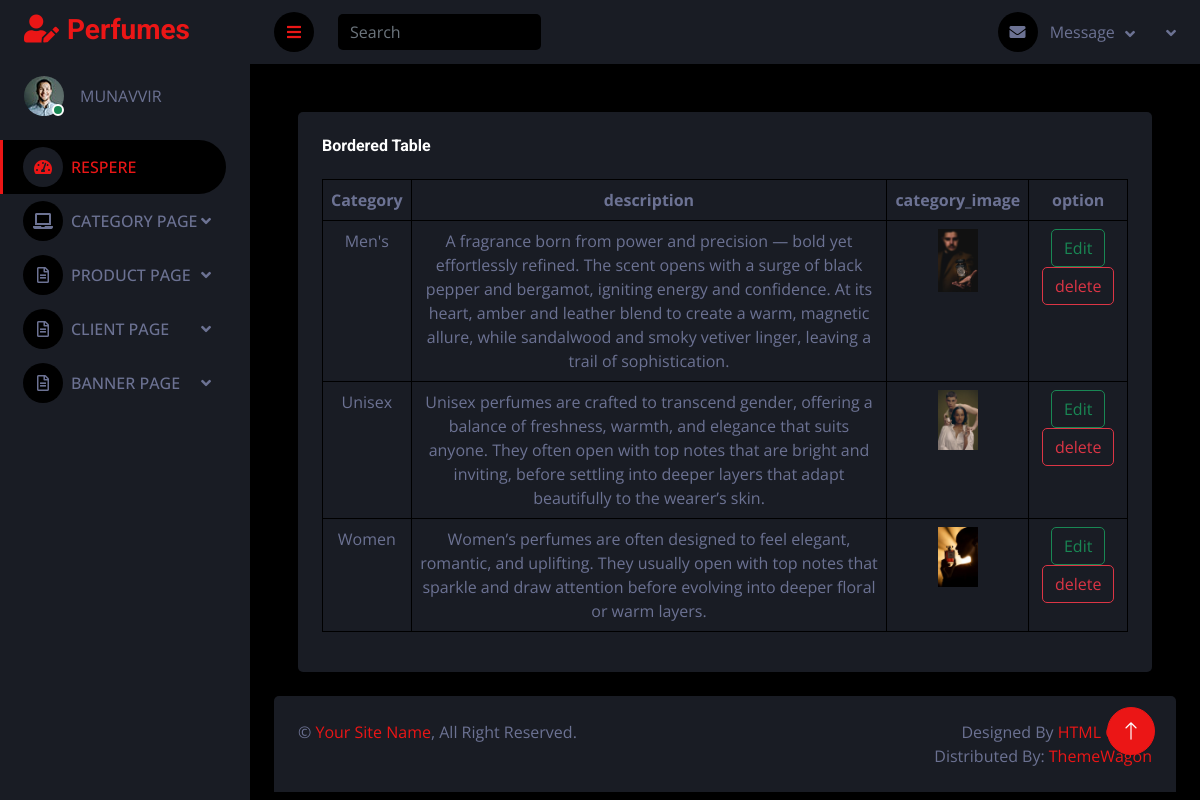
/Adminapp/details_page/, run on the app's committed database.
### Adminapp/models.py (models this page shows)
class PerfumeDB(models.Model):
    category=models.CharField(max_length=100,null=True,blank=True)
    description=models.CharField(max_length=100,null=True,blank=True)
    perfume_Image = models.ImageField(upload_to="perfume profiles", null=True, blank=True)

### Adminapp/views.py (the view)
# urls.py: path('details_page/',views.details_page,name='details_page'),
def details_page(request):
    data = PerfumeDB.objects.all()
    return render(request, 'perfume_details.html',{'data': data})

### Adminapp/templates/perfume_details.html (shortened to what this page needs)
<!DOCTYPE html>
{% extends 'Dashboard.html' %}
{% block content %}
<html lang="en">
<head>
</head>
<body>
<div class="container-fluid pt-4 px-4">
                <div class="row g-4">
                    <div class="col-sm-12 col-xl-12">
                        <div class="bg-secondary rounded h-100 p-4">
                            <h6 class="mb-4">Bordered Table</h6>
                            <table class="table table-bordered" style="text-align:center">
                                <thead  style="text-align:center">
                                    <tr>
                                        <th scope="col"> Category</th>
                                        <th scope="col">description</th>
                                        <th scope="col">category_image</th>
                                         <th scope="col">option</th>
                                    </tr>
                                </thead>
                               <tbody>
                               {% for d in data %}
                               <tr>
                                   <td>{{d.category}}</td>
                                   <td>{{d.description}}</td>
                                   <td><img src="{{d.perfume_Image.url}}" width="40px"></td>
                                      <td><a href="{%  url 'edit_page' per_id=d.id  %}"class="btn btn-outline-success">Edit</a>
                                        <a href="{%  url 'delete_page' per_id=d.id  %}"class="btn btn-outline-danger">delete</a>
                                    </td>
                               </tr>
                               {% endfor %}
                               </tbody>
                            </table>
                        </div>
                    </div>
                </div>
</div>
</body>
</html>
{% endblock %}

### Adminapp/static/dashboard/css/style.css (style rules this page uses)
:root { --primary: #EB1616; --secondary: #191C24; --light: #6C7293; --dark: #000000; }
.btn { transition: .5s; }

### data on the page
PerfumeDB: category "Men's", description "A fragrance born from power and precision — bold yet effortlessly refined. The scent opens with a surge of black pepper and bergamot, igniting energy and confidence. At its heart, amber and leather blend to create a warm, magnetic allure, while sandalwood and smoky vetiver linger, leaving a trail of sophistication.", perfume_Image (picture)
PerfumeDB: category "Unisex", description "Unisex perfumes are crafted to transcend gender, offering a balance of freshness, warmth, and elegance that suits anyone. They often open with top notes that are bright and inviting, before settling into deeper layers that adapt beautifully to the wearer’s skin.", perfume_Image (picture)
PerfumeDB: category "Women", description "Women’s perfumes are often designed to feel elegant, romantic, and uplifting. They usually open with top notes that sparkle and draw attention before evolving into deeper floral or warm layers.", perfume_Image (picture)
